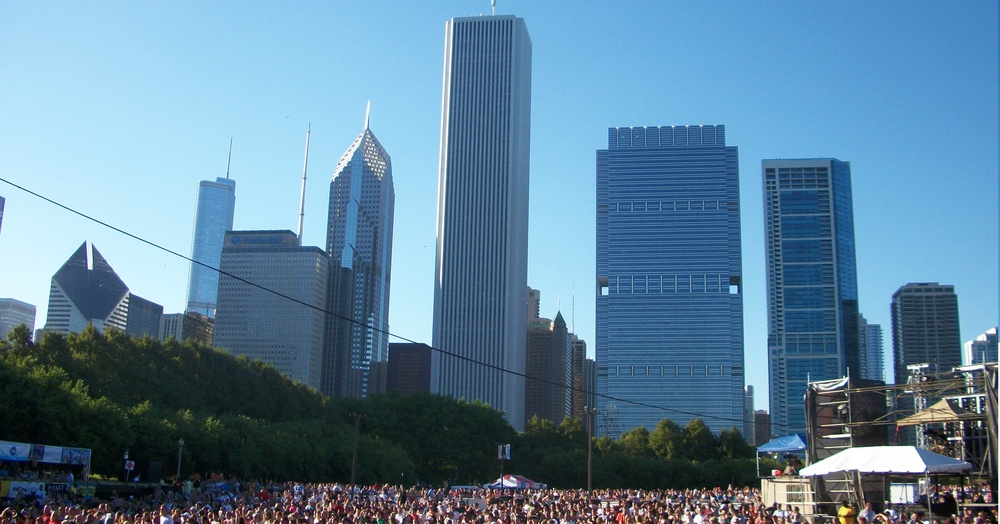
//> input picture skyline.jpg, 1000 x 524 px, shrunk from 3968 x 2080 before the run
$ ./labEdgeDetector skyline.jpg   (built with g++ and OpenCV 4)
//> lines starting //> are read from the running program, lines starting //| are printed output that depends on the picture
/**
 * Written by Austin Walters, all rights reserved 2015
 *
 * Requires OpenCV 2.4.9 install
 *
 * To Compile: g++ -I/usr/include -L/usr/lib -lopencv_core.2.4.9 -lopencv_calib3d.2.4.9 -lopencv_imgproc.2.4.9 -lopencv_highgui.2.4.9 labEdgeDetector.cpp -o edgeDetector
 *
 * To Execute: ./edgeDetector < InputFile >
 *
 * Example: ./edgeDetector skyline.jpg
 */

#include <iostream>

#include <opencv/cv.h>
#include <opencv2/opencv.hpp>

#include <opencv2/imgproc/imgproc.hpp>
#include <opencv2/highgui/highgui.hpp>

/* version 2.4 of openCV */
using namespace cv;

/**
 * Takes in a RGB image and outputs
 * a Lab space image.
 **/
Mat RGB2LAB(Mat const &imgRGB){
  Mat imgLab;
  cvtColor(imgRGB, imgLab, CV_BGR2Lab);
//> imgLab: 524 rows x 1000 cols, CV_8UC3; mean of channels 0, 1, 2 131.7, 123.2, 111.5
  return imgLab;
}


/**
 * Takes in image in the lab space and splits
 * out the a stream. Returning it as a matrix,
 * to be saved out to file or manipulated
 **/
Mat aLAB(Mat const &imgLab){

  Mat aLab;
  cvtColor(imgLab, aLab, CV_Lab2RGB);

  Size s = aLab.size();
//> s = Size(1000, 524)
  int steps = imgLab.step;
//> steps = 3000
  int channels = imgLab.channels();
//> channels = 3

  /* Create Black and White image of a space */
  for(int y = 0; y < s.height; y++){
    for(int x = 0; x < s.width; x++){
      (*aLab.ptr<Point3_<uchar> >(y,x)).x = imgLab.data[steps*y + channels*x + 1];
      (*aLab.ptr<Point3_<uchar> >(y,x)).y = imgLab.data[steps*y + channels*x + 1];
      (*aLab.ptr<Point3_<uchar> >(y,x)).z = imgLab.data[steps*y + channels*x + 1];
    }
  }
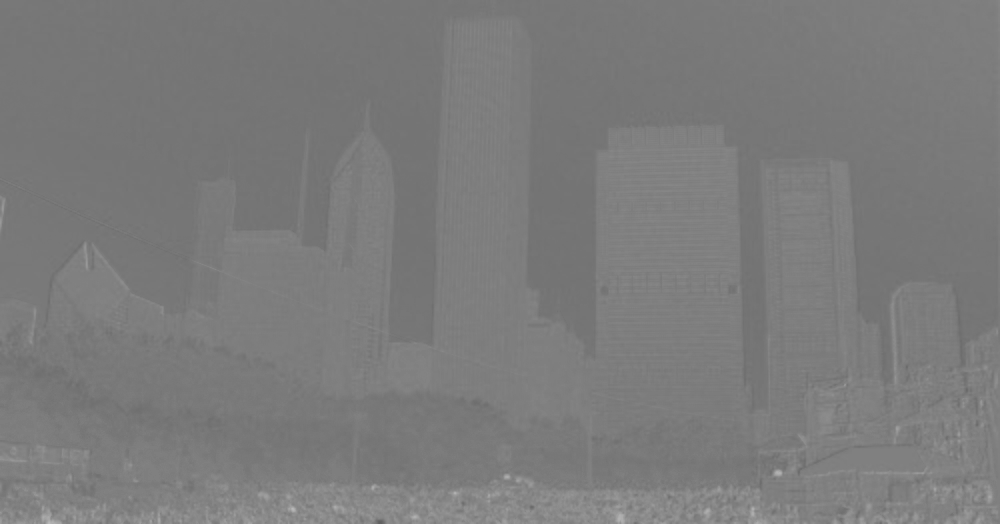
//> aLab: 524 rows x 1000 cols, CV_8UC3; min 95, max 185, mean 123.2
  return aLab;
}

/**
 * Takes in image in the lab space and splits
 * out the b stream. Returning it as a matrix,
 * to be saved out to file or manipulated
 **/
Mat bLAB(Mat &imgLab){

  Mat bLab;
  cvtColor(imgLab, bLab, CV_Lab2RGB);

  Size s = bLab.size();
//> s = Size(1000, 524)
  int steps = imgLab.step;
//> steps = 3000
  int channels = imgLab.channels();
//> channels = 3

  /* Create Black and White image of b space */
  for(int y = 0; y < s.height; y++){
    for(int x = 0; x < s.width; x++){
      (*bLab.ptr<Point3_<uchar> >(y,x)).x = imgLab.data[steps*y + channels*x + 2];
      (*bLab.ptr<Point3_<uchar> >(y,x)).y = imgLab.data[steps*y + channels*x + 2];
      (*bLab.ptr<Point3_<uchar> >(y,x)).z = imgLab.data[steps*y + channels*x + 2];
    }
  }
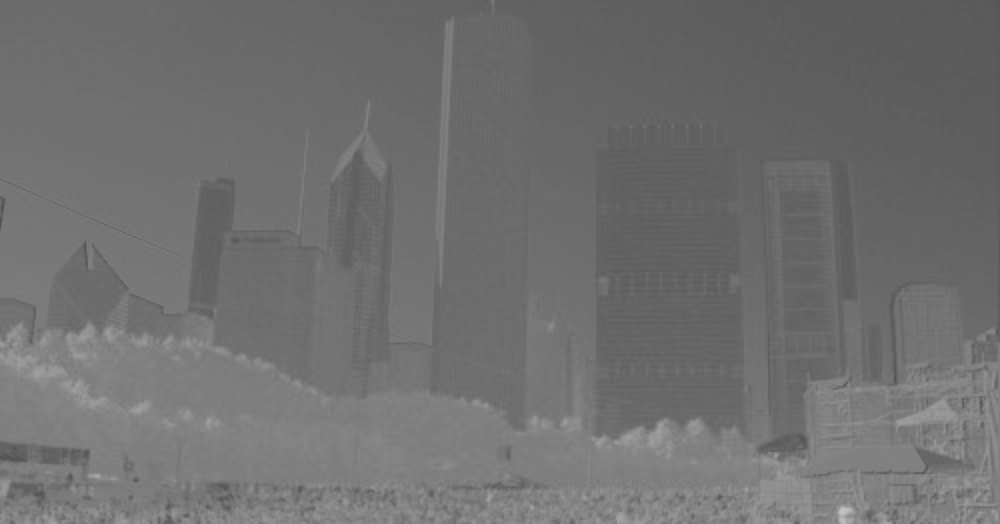
//> bLab: 524 rows x 1000 cols, CV_8UC3; min 80, max 197, mean 111.5
  return bLab;
}

/**
 * Finds the gradient via the sobel method,
 * the output is a Mat with the gradient edges (might be better as array).
 * It must be gray!
 **/
Mat gradientEdges(Mat &img){

  Mat gradImg;
  Mat gx, gy;
  Mat abs_gx, abs_gy;

  int scale = 1;
  int delta = 0;
  int ddepth = CV_16S;

  GaussianBlur(img, img, Size(3,3), 0, 0, BORDER_DEFAULT);

  // gradient in the x direction
  Sobel(img, gx, ddepth, 1, 0, 3, scale, delta, BORDER_DEFAULT);
  convertScaleAbs(gx, abs_gx);
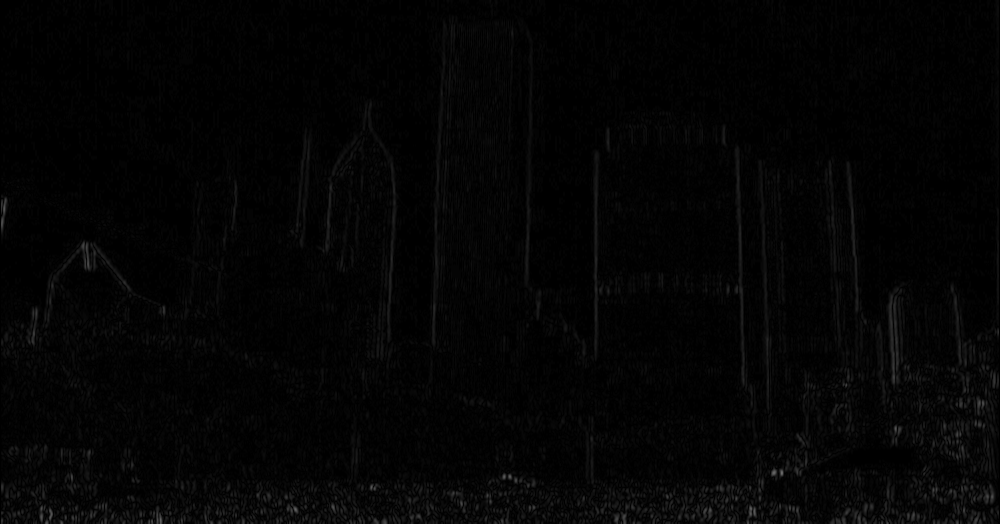
//> abs_gx: 524 rows x 1000 cols, CV_8UC3; min 0, max 105, mean 3.9

  // Gradient in the y direction
  Sobel( img, gy, ddepth, 0, 1, 3, scale, delta, BORDER_DEFAULT);
  convertScaleAbs(gy, abs_gy);

  // Finds the combined Gradient
  addWeighted(abs_gx*1.5, 0.5, abs_gy*1.5, 0.5, 0, gradImg);

  return gradImg;

}

int main(int argc, const char* argv[]){

  if(argc < 2){
    std::cout << "Not enough input arguments" << std::endl;
    exit(1);
  }

  Mat imgLab =  RGB2LAB(imread(argv[1], CV_LOAD_IMAGE_COLOR));

  char filename[120];

  Mat a = aLAB(imgLab);
  Mat b = bLAB(imgLab);
  Mat g = gradientEdges(a);

  /* Write labs */
  imwrite("rgb_2_lab.jpg", imgLab);
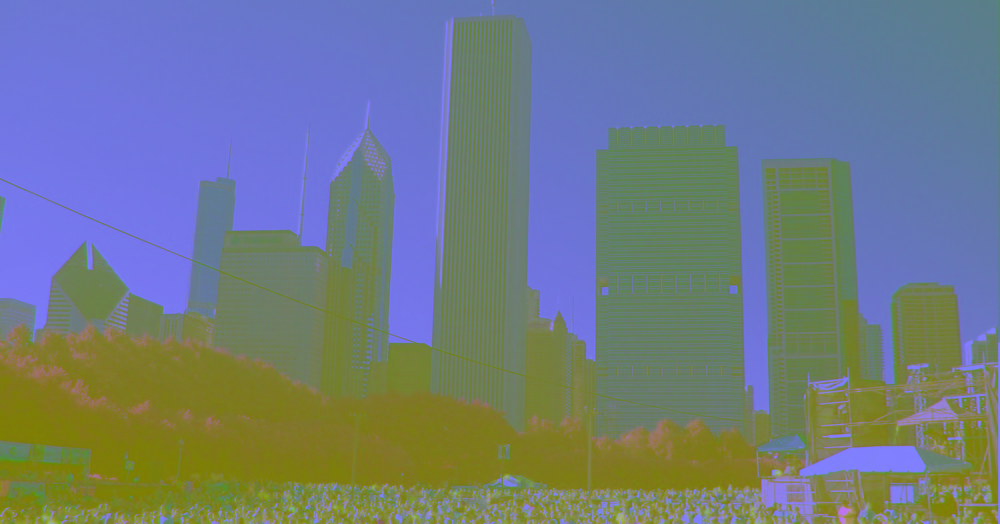
//> saved as rgb_2_lab.jpg: 524 rows x 1000 cols, CV_8UC3; mean B, G, R 131.7, 123.2, 111.5
  imwrite("aLab.jpg", a);
  imwrite("bLab.jpg", b);

  /* Write gradients */
  imwrite("aLabGradient.jpg", g);
  g = gradientEdges(b);
//> in gradientEdges (call 2), `Sobel(img, gx, ddepth, 1, 0, 3, scale, delta, BORDER_DEFAULT);`:
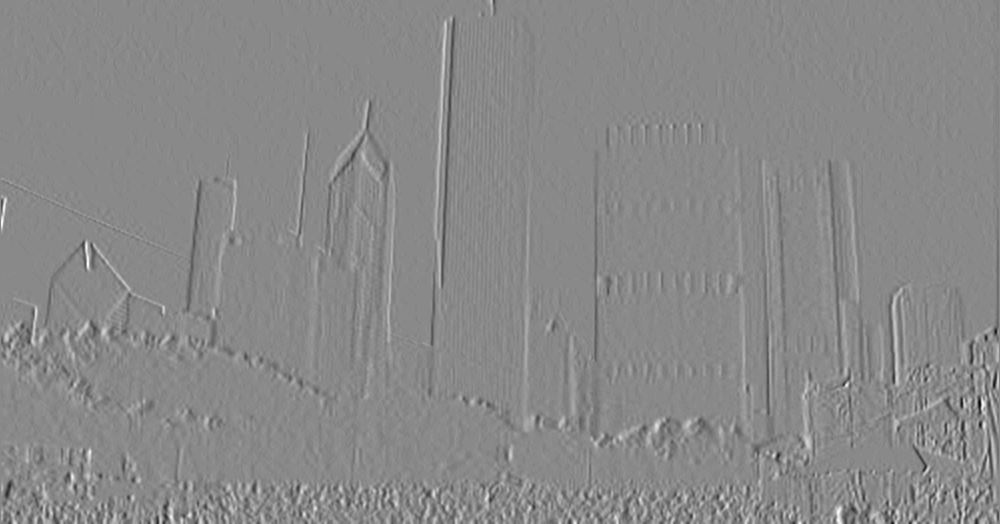
//> gx: 524 rows x 1000 cols, CV_16SC3; min -127, max 109, mean -0.1; drawn with min black and max white
//> in gradientEdges (call 2), `Sobel( img, gy, ddepth, 0, 1, 3, scale, delta, BORDER_DEFAULT);`:
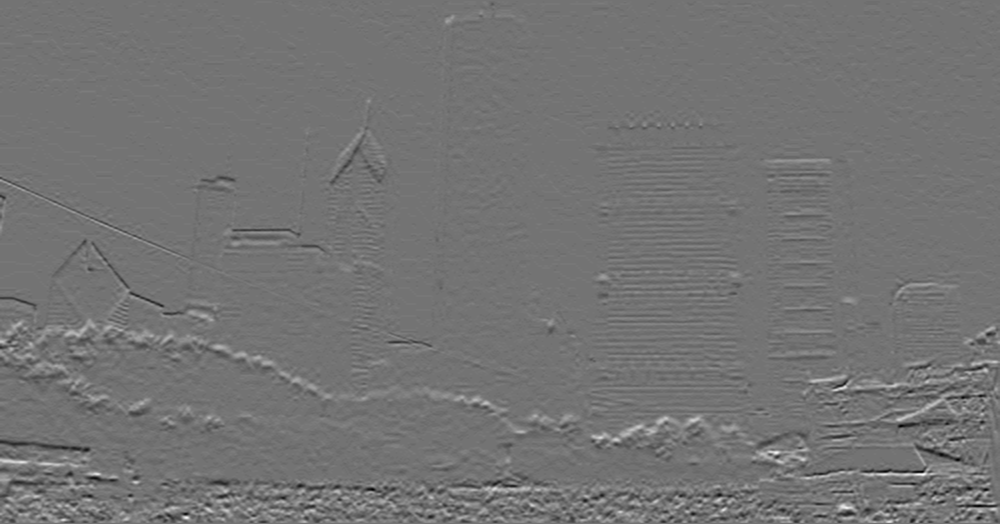
//> gy: 524 rows x 1000 cols, CV_16SC3; min -99, max 120, mean 0.5; drawn with min black and max white
//> in gradientEdges (call 2), `convertScaleAbs(gy, abs_gy);`:
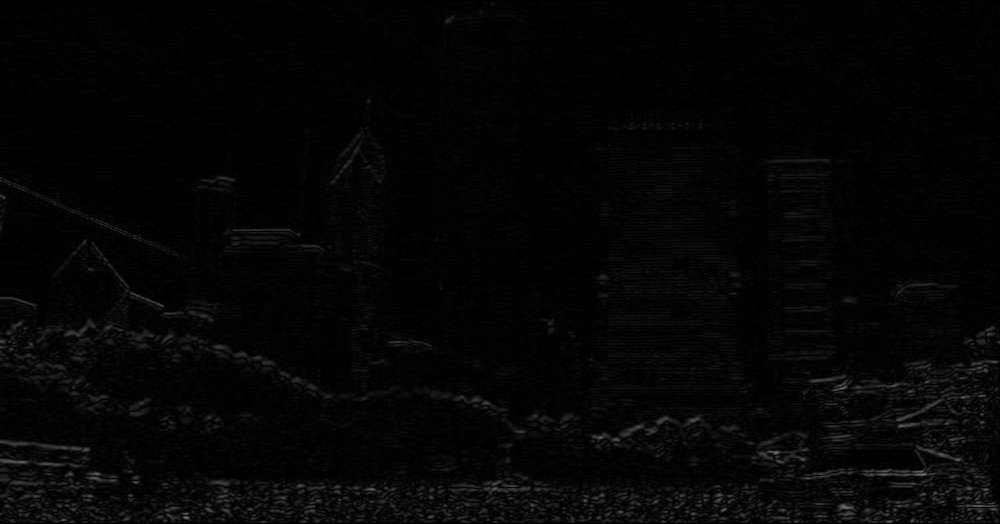
//> abs_gy: 524 rows x 1000 cols, CV_8UC3; min 0, max 120, mean 4.6
  imwrite("bLabGradient.jpg", g);

  return 0;
}
